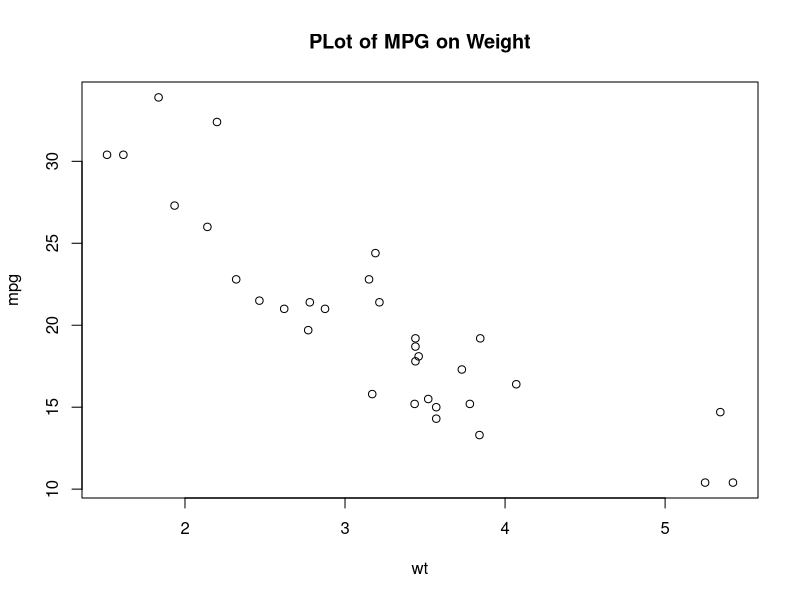
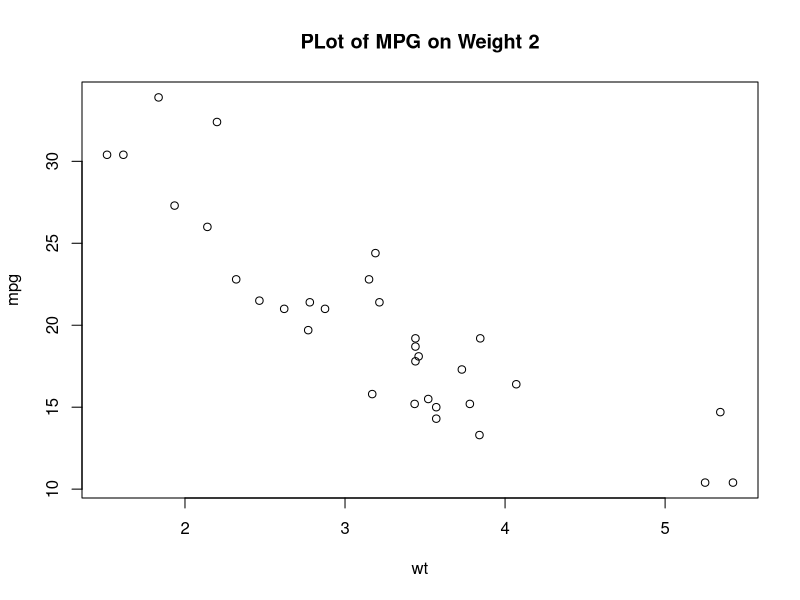
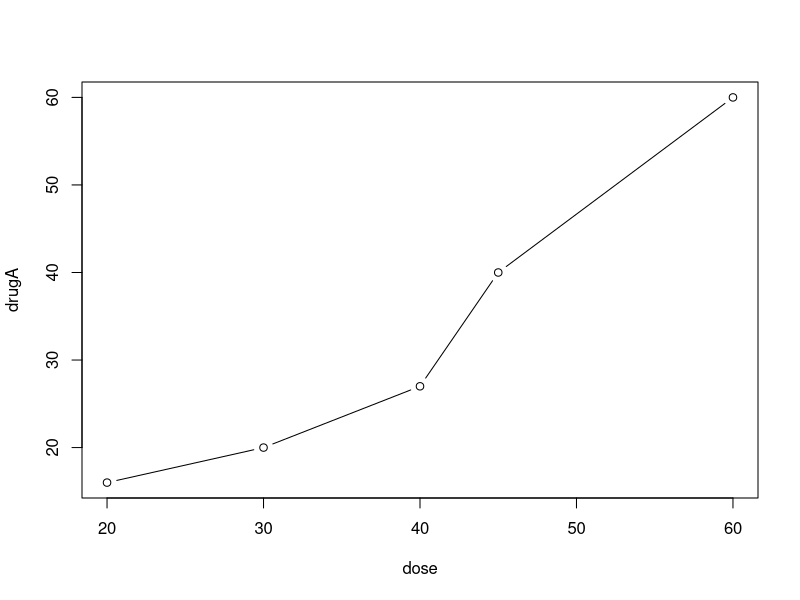
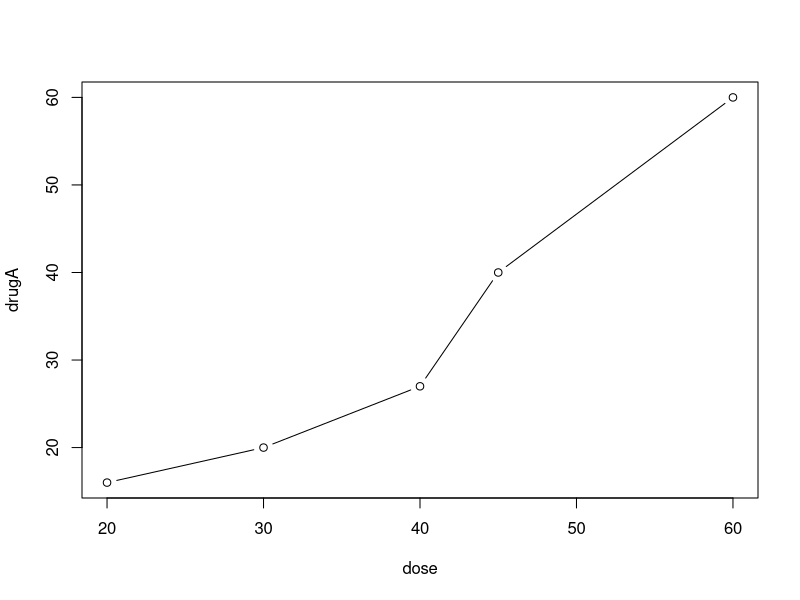
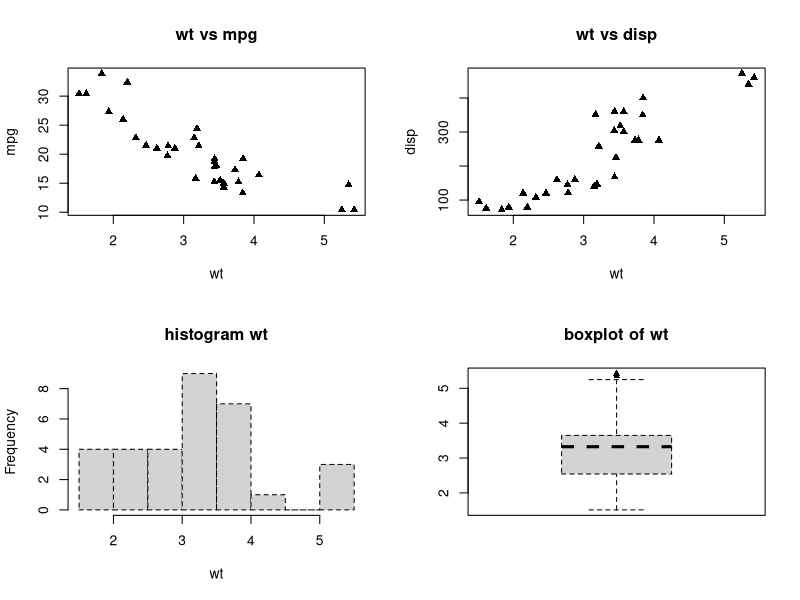

Source code (R) for these figures, in order:
dev.next() # graph in new window
attach(mtcars)
plot(wt, mpg)
title("PLot of MPG on Weight")
detach()

dev.next()
attach(mtcars)
plot(wt, mpg)
title("PLot of MPG on Weight 2")
detach()

# Simple example
dev.next()
dose <- c(20, 30, 40, 45, 60)
drugA <- c(16, 20, 27, 40, 60)
drugB <- c(15, 18, 25, 31, 40)
plot(dose, drugA, type="b")
help(pplot) #see type param

# Graphical parameters
dev.next()
plot(dose, drugA, type="b")
# Adding the no.readonly=TRUE option produces a list of current graphical set-tings that can be modified
par(lty=2, pch=17)

# Combinig graphs
attach(mtcars)
opar <- par(no.readonly = TRUE)
par(mfrow=c(2, 2)) # create matrix of rows that are filed in by row
plot(wt, mpg, main="wt vs mpg")
plot(wt, disp, main="wt vs disp")
hist(wt, main="histogram wt")
boxplot(wt, main="boxplot of wt")
par(opar)
detach(mtcars)